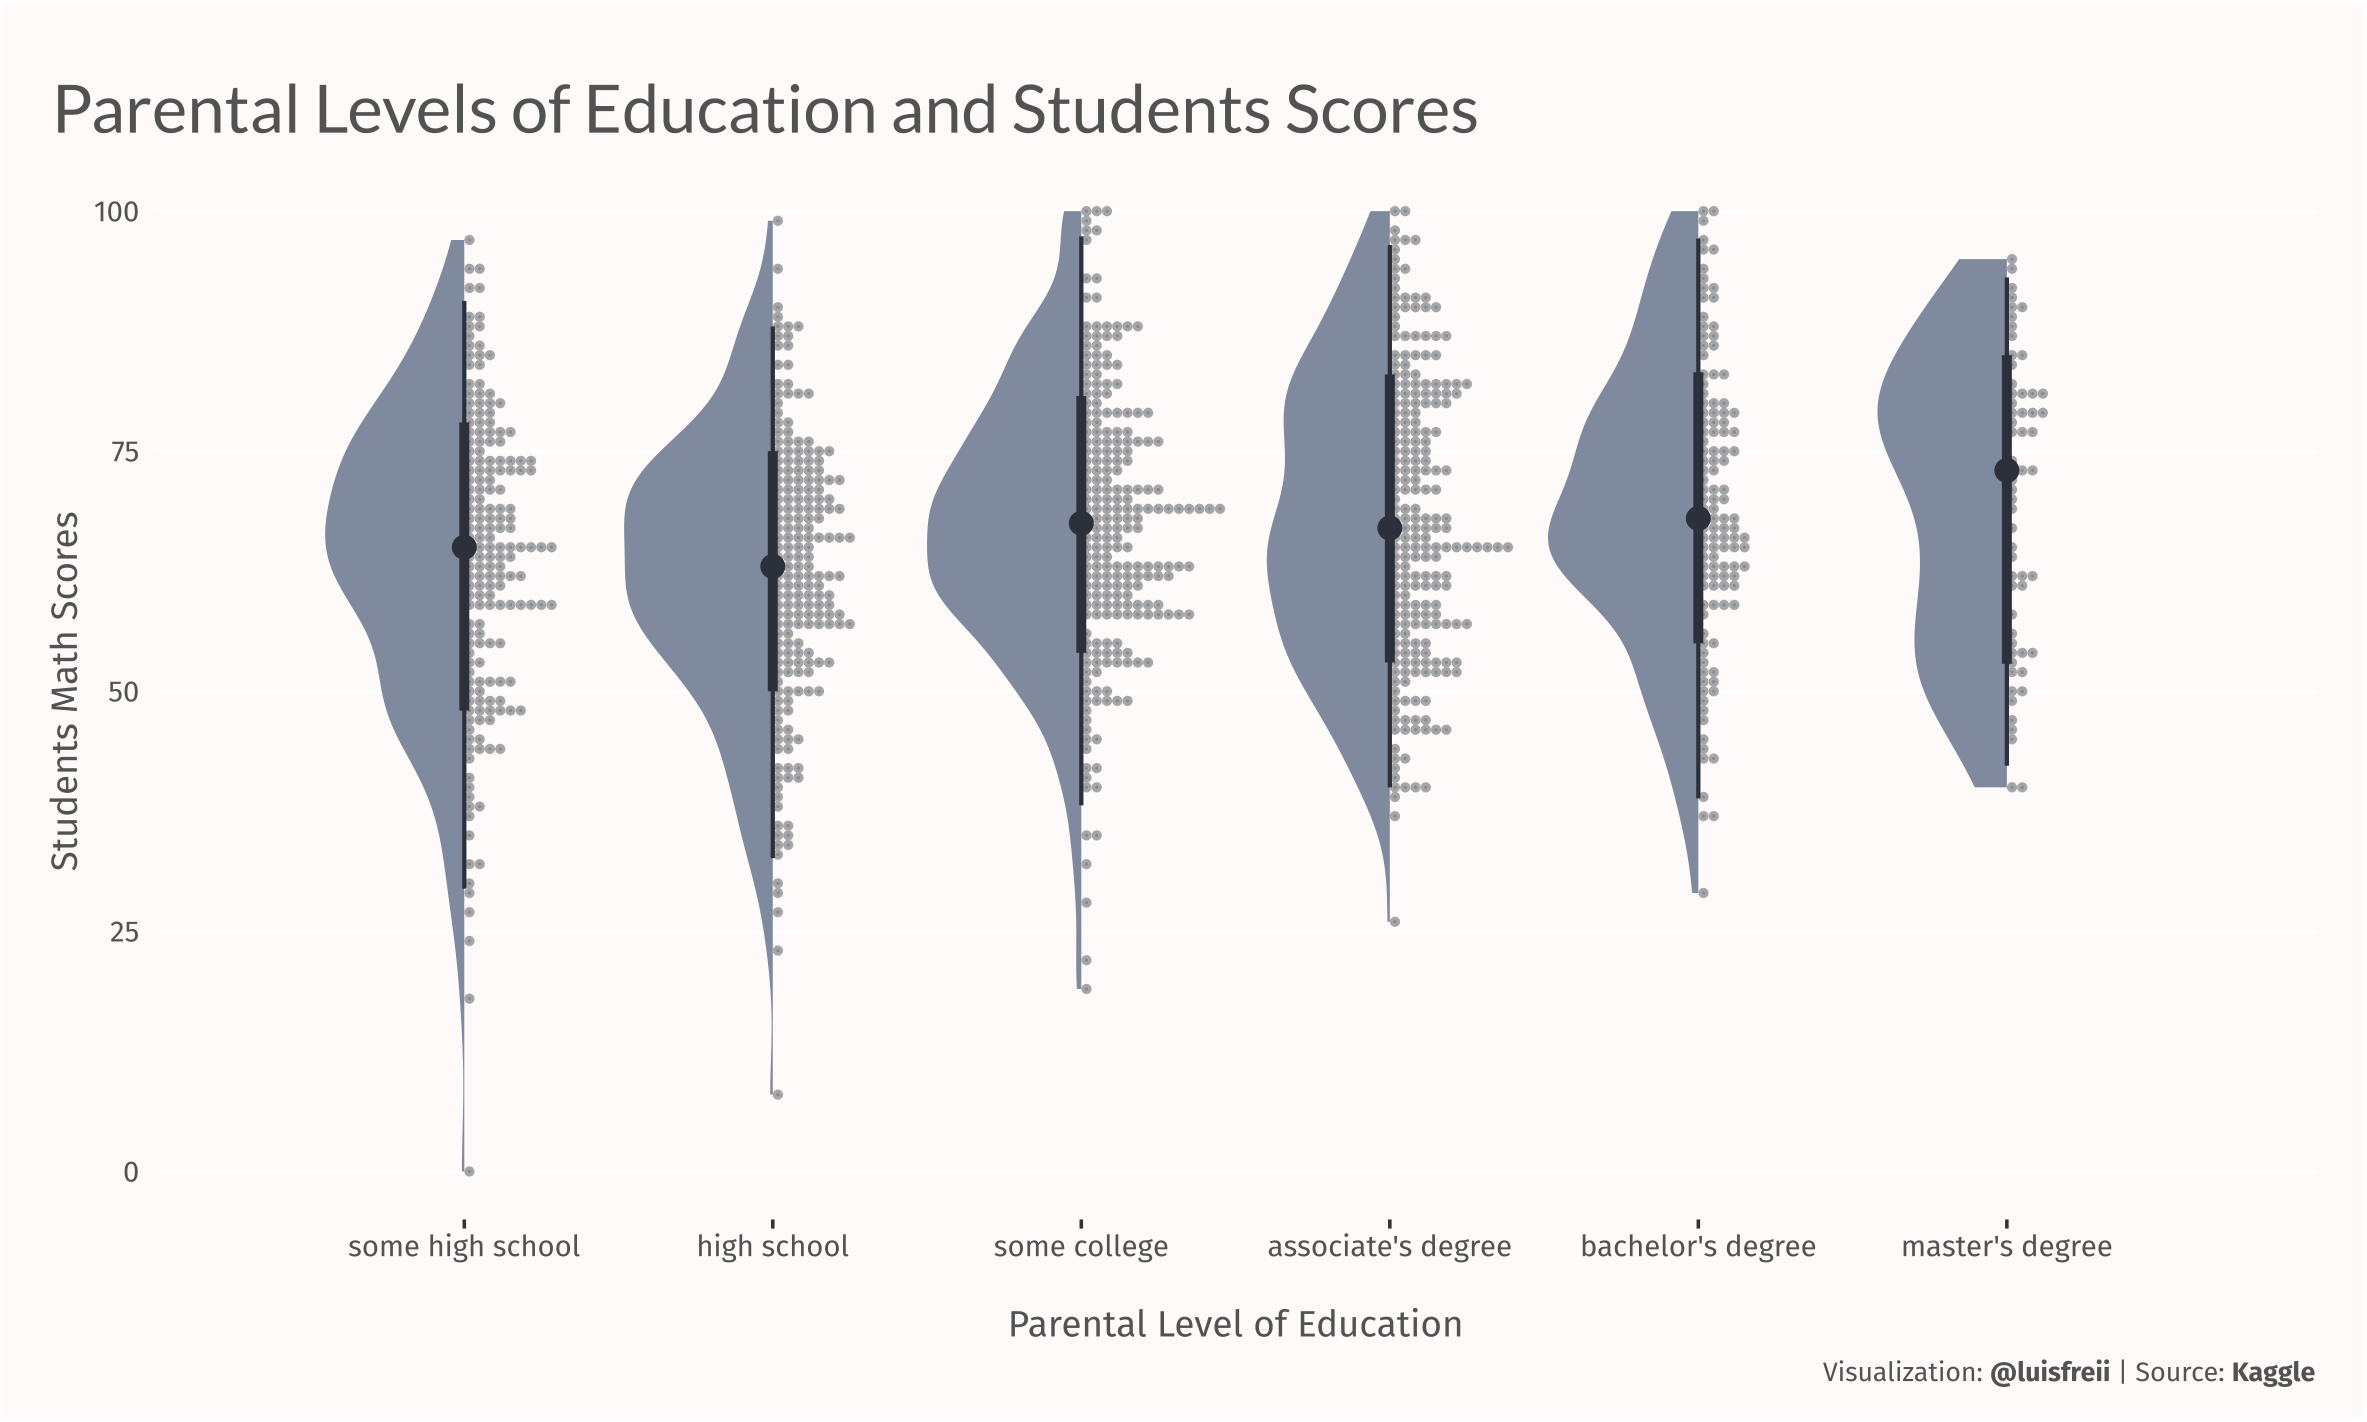

Write the R code that produced this figure.
#Load packages
library(tidyverse)
library(extrafont)
library(ggdist)

#Get the data. Link: https://www.kaggle.com/spscientist/students-performance-in-exams
students_perfomance <- read_csv('StudentsPerformance.csv') %>% 
  janitor::clean_names()

#Plot
students_perfomance %>%
  mutate(parental_level_of_education = factor(parental_level_of_education, levels = c('some high school', 'high school', 'some college', "associate's degree", "bachelor's degree", "master's degree"))) %>% 
  ggplot(aes(parental_level_of_education, math_score)) +
  stat_slab(side = "left", 
            scale = 0.5,
            fill = '#808A9F') +
  stat_dotsinterval(scale = 0.6,
                    fill = '#808A9F',
                    color = '#2B303B') +
  labs(title = "Parental Levels of Education and Students Scores",
       y = 'Students Math Scores',
       x = '\nParental Level of Education',
       caption = 'Visualization: **@luisfreii** | Source: **Kaggle**') +
  theme(panel.background = element_rect('#FFFAFA'),
        plot.background = element_rect('#FFFAFA'),
        panel.grid.minor = element_blank(),
        panel.grid.major.x = element_blank(),
        plot.title.position = 'plot',
        plot.caption.position = 'plot',
        plot.title = ggtext::element_markdown(family = 'Lato',
                                              size = 20,
                                              color = "#525252"),
        plot.caption = ggtext::element_markdown(family = 'Fira Sans',
                                                size = 8,
                                                color = "#525252"),
        axis.title = element_text(family = 'Fira Sans',
                                  color = "#525252"),
        axis.text = element_text(family = 'Fira Sans',
                                 color = "#525252"),
        plot.margin = margin(25, 15, 10, 15),
        axis.ticks.y = element_blank())
  

#Code to save the plot
# ggsave('D27.Educational.svg',
#        width = 25,
#        height = 15,
#        units = 'cm',
#        dpi = 320)

# ggsave('D27.Educational.png',
#        width = 25,
#        height = 15,
#        units = 'cm',
#        dpi = 320)
